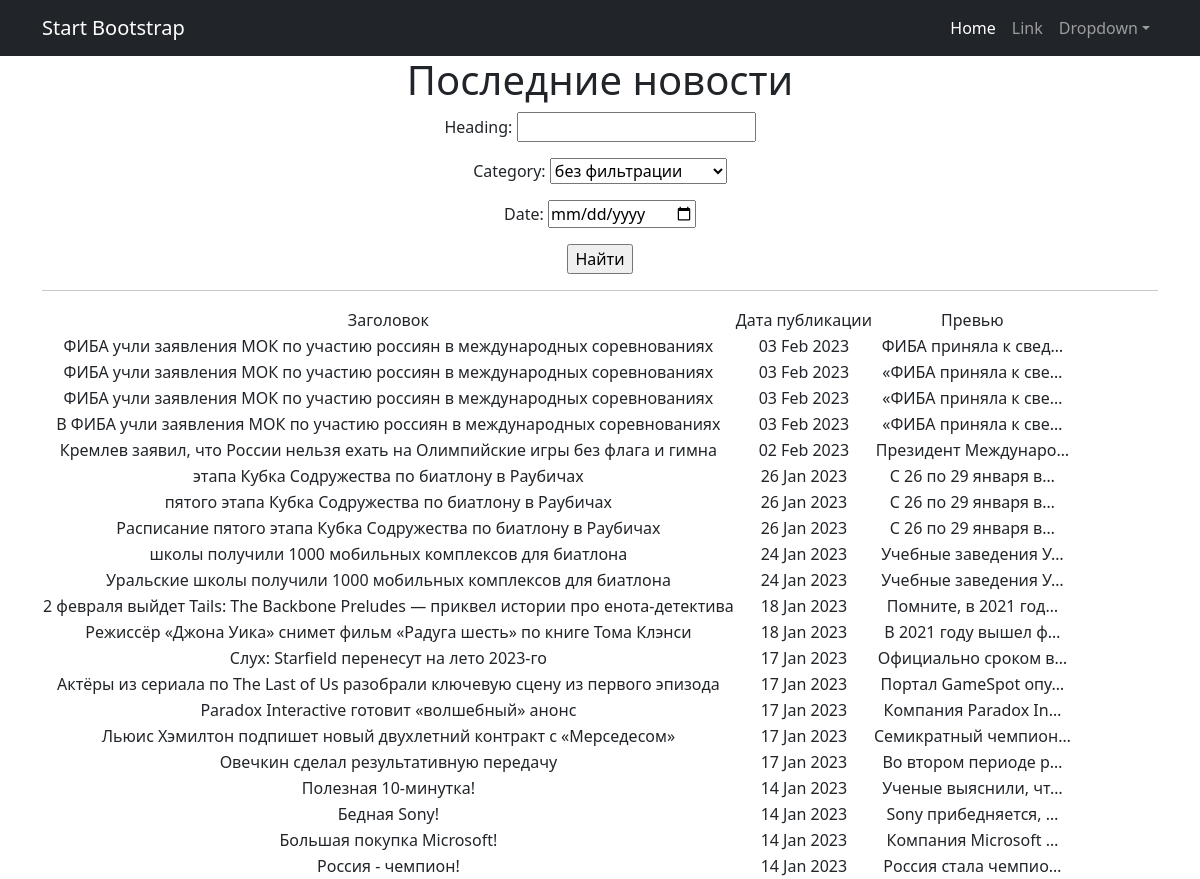
/news/search, run on the app's committed database.
### news/models.py (models this page shows, shortened)
class Post(models.Model):
    heading = models.CharField(max_length=100)
    text = models.CharField(max_length=1000)
    author = models.ForeignKey(Author, on_delete=models.CASCADE)
    type = models.CharField(max_length=2,
                            choices=TYPES)
    create_time = models.DateTimeField(auto_now_add=True)
    rating = models.IntegerField(default=0)
    category = models.ManyToManyField(Category, through='PostCategory')

### news/views.py (the view)
# urls.py: path('search', PostSearch.as_view()),
class PostSearch(ListView):
    model = Post
    ordering = '-create_time'
    template_name = 'search.html'
    context_object_name = 'posts'
    def get_queryset(self):
        queryset = super().get_queryset()
        self.filterset = PostFilter(self.request.GET, queryset)
        return self.filterset.qs
    def get_context_data(self, **kwargs):
        context = super().get_context_data(**kwargs)
        context['filterset'] = self.filterset
        return context

### news/models.py (called while the page is built)
    def __str__(self):
        return self.name.title()

### templates/search.html (shortened to what this page needs)
{% extends 'flatpages/default.html' %}
{% block content %}
   <h1>Последние новости</h1>
   <form action="" method="get">
       {{ filterset.form.as_p }}
       <input type="submit" value="Найти" />
   </form>
   <hr>
       <table>
           <tr>
               <td>Заголовок</td>
               <td>Дата публикации</td>
               <td>Превью</td>
           </tr>
           {% for post in posts %}
           <tr>
               <td>{{ post.heading }}</td>
               <td>{{ post.create_time|date:'d M Y' }}</td>
               <td>{{ post.text|truncatechars:20 }}</td>
           </tr>
           {% endfor %}
       </table>
{% endblock content %}

### templates/flatpages/default.html (shortened to what this page needs)
<!DOCTYPE html>
<html lang="en">
    <head>
        {% load static %}
        <link href="{% static 'css/styles.css' %}" rel="stylesheet" />
    </head>
    <body>
        <nav class="navbar navbar-expand-lg navbar-dark bg-dark">
            <div class="container">
                <a class="navbar-brand" href="#">Start Bootstrap</a>
                <div class="collapse navbar-collapse" id="navbarSupportedContent">
                    <ul class="navbar-nav ms-auto mb-2 mb-lg-0">
                        <li class="nav-item"><a class="nav-link active" aria-current="page" href="#">Home</a></li>
                        <li class="nav-item"><a class="nav-link" href="#">Link</a></li>
                        <li class="nav-item dropdown">
                            <a class="nav-link dropdown-toggle" id="navbarDropdown" href="#" role="button" data-bs-toggle="dropdown" aria-expanded="false">Dropdown</a>
                        </li>
                    </ul>
                </div>
            </div>
        </nav>
        <div class="container">
   <div class="row">
       <div class="col-lg-12 text-center">
           {% block content %}{% endblock content %}
       </div>
   </div>
</div>
    </body>
</html>

### data on the page
Post: heading "ФИБА учли заявления МОК по участию россиян в международных соревнованиях", create_time "03 Feb 2023", text "ФИБА приняла к свед…"
Post: heading "ФИБА учли заявления МОК по участию россиян в международных соревнованиях", create_time "03 Feb 2023", text "«ФИБА приняла к све…"
Post: heading "ФИБА учли заявления МОК по участию россиян в международных соревнованиях", create_time "03 Feb 2023", text "«ФИБА приняла к све…"
Post: heading "В ФИБА учли заявления МОК по участию россиян в международных соревнованиях", create_time "03 Feb 2023", text "«ФИБА приняла к све…"
Post: heading "Кремлев заявил, что России нельзя ехать на Олимпийские игры без флага и гимна", create_time "02 Feb 2023", text "Президент Междунаро…"
Post: heading "этапа Кубка Содружества по биатлону в Раубичах", create_time "26 Jan 2023", text "С 26 по 29 января в…"
Post: heading "пятого этапа Кубка Содружества по биатлону в Раубичах", create_time "26 Jan 2023", text "С 26 по 29 января в…"
Post: heading "Расписание пятого этапа Кубка Содружества по биатлону в Раубичах", create_time "26 Jan 2023", text "С 26 по 29 января в…"
Post: heading "школы получили 1000 мобильных комплексов для биатлона", create_time "24 Jan 2023", text "Учебные заведения У…"
Post: heading "Уральские школы получили 1000 мобильных комплексов для биатлона", create_time "24 Jan 2023", text "Учебные заведения У…"
Post: heading "2 февраля выйдет Tails: The Backbone Preludes — приквел истории про енота-детектива", create_time "18 Jan 2023", text "Помните, в 2021 год…"
Post: heading "Режиссёр «Джона Уика» снимет фильм «Радуга шесть» по книге Тома Клэнси", create_time "18 Jan 2023", text "В 2021 году вышел ф…"
Post: heading "Слух: Starfield перенесут на лето 2023-го", create_time "17 Jan 2023", text "Официально сроком в…"
Post: heading "Актёры из сериала по The Last of Us разобрали ключевую сцену из первого эпизода", create_time "17 Jan 2023", text "Портал GameSpot опу…"
Post: heading "Paradox Interactive готовит «волшебный» анонс", create_time "17 Jan 2023", text "Компания Paradox In…"
Post: heading "Льюис Хэмилтон подпишет новый двухлетний контракт с «Мерседесом»", create_time "17 Jan 2023", text "Семикратный чемпион…"
Post: heading "Овечкин сделал результативную передачу", create_time "17 Jan 2023", text "Во втором периоде р…"
Post: heading "Полезная 10-минутка!", create_time "14 Jan 2023", text "Ученые выяснили, чт…"
Post: heading "Бедная Sony!", create_time "14 Jan 2023", text "Sony прибедняется, …"
Post: heading "Большая покупка Microsoft!", create_time "14 Jan 2023", text "Компания Microsoft …"
Post: heading "Россия - чемпион!", create_time "14 Jan 2023", text "Россия стала чемпио…"
